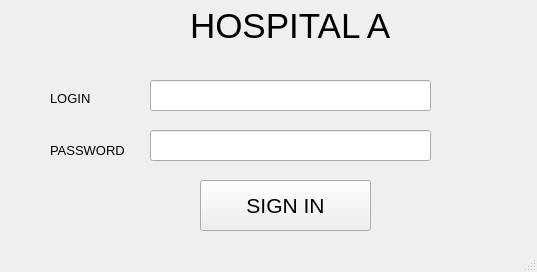
<?xml version="1.0" encoding="UTF-8"?>
<ui version="4.0">
 <class>MainWindow</class>
 <widget class="QMainWindow" name="MainWindow">
  <property name="geometry">
   <rect>
    <x>0</x>
    <y>0</y>
    <width>537</width>
    <height>272</height>
   </rect>
  </property>
  <property name="font">
   <font>
    <pointsize>10</pointsize>
   </font>
  </property>
  <property name="windowTitle">
   <string>MainWindow</string>
  </property>
  <widget class="QWidget" name="centralwidget">
   <widget class="QPushButton" name="sign_button">
    <property name="geometry">
     <rect>
      <x>200</x>
      <y>180</y>
      <width>171</width>
      <height>51</height>
     </rect>
    </property>
    <property name="font">
     <font>
      <pointsize>16</pointsize>
     </font>
    </property>
    <property name="text">
     <string>SIGN IN</string>
    </property>
   </widget>
   <widget class="QLabel" name="pass_lable">
    <property name="geometry">
     <rect>
      <x>50</x>
      <y>140</y>
      <width>81</width>
      <height>20</height>
     </rect>
    </property>
    <property name="text">
     <string>PASSWORD</string>
    </property>
   </widget>
   <widget class="QLabel" name="main_lable">
    <property name="geometry">
     <rect>
      <x>190</x>
      <y>10</y>
      <width>211</width>
      <height>31</height>
     </rect>
    </property>
    <property name="font">
     <font>
      <pointsize>26</pointsize>
     </font>
    </property>
    <property name="text">
     <string>HOSPITAL A</string>
    </property>
   </widget>
   <widget class="QLabel" name="login_lable">
    <property name="geometry">
     <rect>
      <x>50</x>
      <y>90</y>
      <width>71</width>
      <height>16</height>
     </rect>
    </property>
    <property name="text">
     <string>LOGIN</string>
    </property>
   </widget>
   <widget class="QLineEdit" name="pass_text">
    <property name="geometry">
     <rect>
      <x>150</x>
      <y>130</y>
      <width>281</width>
      <height>31</height>
     </rect>
    </property>
    <property name="echoMode">
     <enum>QLineEdit::Password</enum>
    </property>
   </widget>
   <widget class="QLineEdit" name="login_text">
    <property name="geometry">
     <rect>
      <x>150</x>
      <y>80</y>
      <width>281</width>
      <height>31</height>
     </rect>
    </property>
    <property name="text">
     <string/>
    </property>
   </widget>
  </widget>
  <widget class="QStatusBar" name="statusbar"/>
 </widget>
 <resources/>
 <connections/>
</ui>
